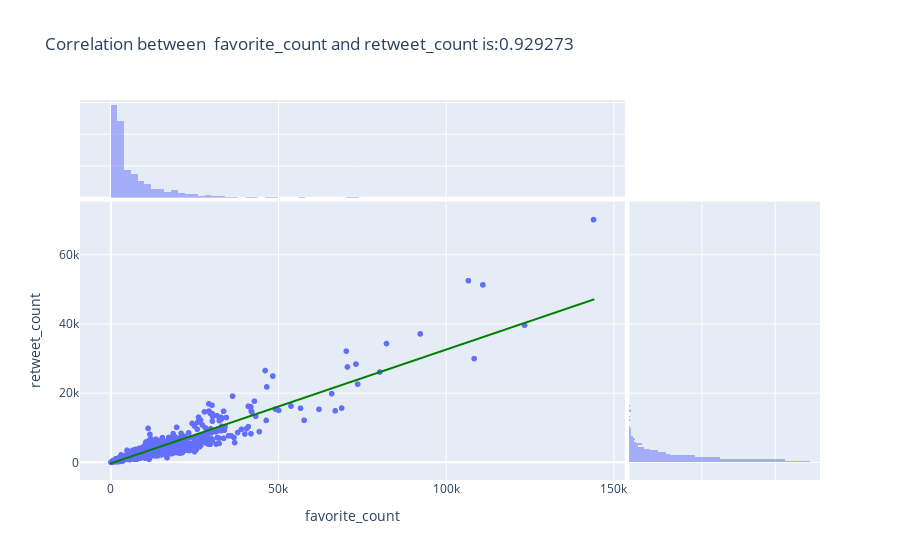

The notebook cell this image was saved under:
### Code cell
corr_plot(df_clean, 'favorite_count', 'retweet_count')

### Figure 1 — Plotly figure (JSON) as saved in the notebook; plotly's stock layout.template omitted (floating-point values rounded to 4 significant figures; data arrays with more than 128 entries replaced by an {"elided": "..."} marker saying what was removed)
{"data": [{"hovertemplate": "favorite_count=%{x}<br>retweet_count=%{y}<extra></extra>", "legendgroup": "", "marker": {"color": "#636efa", "symbol": "circle"}, "mode": "markers", "name": "", "showlegend": false, "type": "scattergl", "x": {"elided": "1965 int values"}, "xaxis": "x", "y": {"elided": "1965 int values"}, "yaxis": "y"}, {"alignmentgroup": "True", "bingroup": "x", "hovertemplate": "favorite_count=%{x}<br>count=%{y}<extra></extra>", "legendgroup": "", "marker": {"color": "#636efa"}, "name": "", "offsetgroup": "", "opacity": 0.5, "showlegend": false, "type": "histogram", "x": {"elided": "1965 int values"}, "xaxis": "x3", "yaxis": "y3"}, {"alignmentgroup": "True", "bingroup": "y", "hovertemplate": "retweet_count=%{y}<br>count=%{x}<extra></extra>", "legendgroup": "", "marker": {"color": "#636efa"}, "name": "", "offsetgroup": "", "opacity": 0.5, "showlegend": false, "type": "histogram", "xaxis": "x2", "y": {"elided": "1965 int values"}, "yaxis": "y2"}, {"hovertemplate": "<b>OLS trendline</b><br>retweet_count = 0.329219 * favorite_count + -294.088<br>R<sup>2</sup>=0.863549<br><br>favorite_count=%{x}<br>retweet_count=%{y} <b>(trend)</b><extra></extra>", "legendgroup": "", "line": {"color": "green"}, "marker": {"color": "#636efa", "symbol": "circle"}, "mode": "lines", "name": "", "showlegend": false, "type": "scattergl", "x": {"elided": "1965 int values"}, "xaxis": "x", "y": {"elided": "1965 float values"}, "yaxis": "y"}], "layout": {"barmode": "overlay", "legend": {"tracegroupgap": 0}, "title": {"text": "Correlation between  favorite_count and retweet_count is:0.929273"}, "xaxis": {"anchor": "y", "domain": [0, 0.7363], "title": {"text": "favorite_count"}}, "xaxis2": {"anchor": "y2", "domain": [0.7413, 1], "matches": "x2", "showgrid": true, "showline": false, "showticklabels": false, "ticks": ""}, "xaxis3": {"anchor": "y3", "domain": [0, 0.7363], "matches": "x", "showgrid": true, "showticklabels": false}, "xaxis4": {"anchor": "y4", "domain": [0.7413, 1], "matches": "x2", "showgrid": true, "showline": false, "showticklabels": false, "ticks": ""}, "yaxis": {"anchor": "x", "domain": [0, 0.7326], "title": {"text": "retweet_count"}}, "yaxis2": {"anchor": "x2", "domain": [0, 0.7326], "matches": "y", "showgrid": true, "showticklabels": false}, "yaxis3": {"anchor": "x3", "domain": [0.7426, 1], "matches": "y3", "showgrid": true, "showline": false, "showticklabels": false, "ticks": ""}, "yaxis4": {"anchor": "x4", "domain": [0.7426, 1], "matches": "y3", "showgrid": true, "showline": false, "showticklabels": false, "ticks": ""}}}
